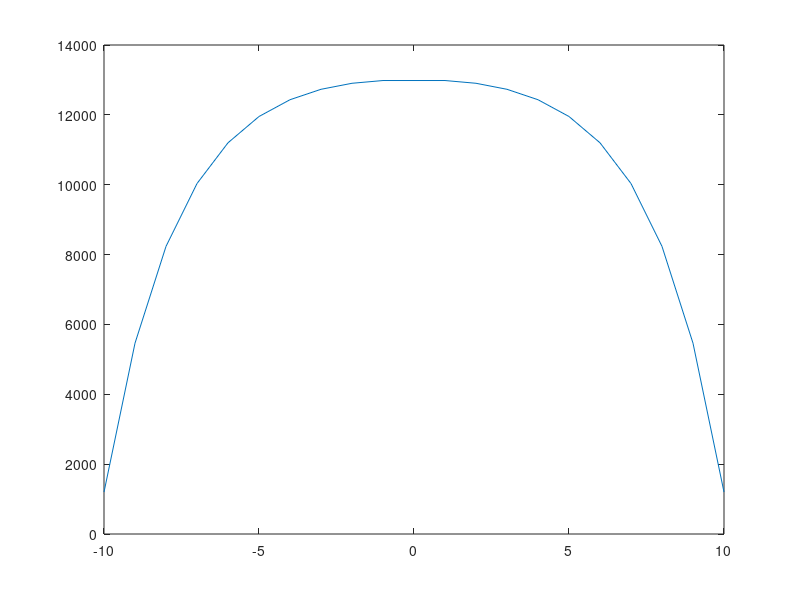

The MATLAB source for this figure:
delta_x = 1.;
phi5 = 1200.;
sigma_a = 9.7e-2;
sigma_s = 4.3e-1;
source = 1300.;

D = sigma_s / (3 * (sigma_a + sigma_s)^2);

a = 1 / delta_x^2;
b = -(2/delta_x^2 + sigma_a/D);
s = -source/D;

A = [a+b, a, 0, 0, 0, 0, 0, 0, 0;
       a, b, a, 0, 0, 0, 0, 0, 0;
       0, a, b, a, 0, 0, 0, 0, 0;
       0, 0, a, b, a, 0, 0, 0, 0;
       0, 0, 0, a, b, a, 0, 0, 0;
       0, 0, 0, 0, a, b, a, 0, 0;
       0, 0, 0, 0, 0, a, b, a, 0;
       0, 0, 0, 0, 0, 0, a, b, a;
       0, 0, 0, 0, 0, 0, 0, a, b];
S = [s; s; s; s; s; s; s; s; s-a*phi5];

flux = linsolve(A, S);
flux = [phi5; flipud(flux); flux(1); flux; phi5];
plot(linspace(-10, 10, 21), flux);
